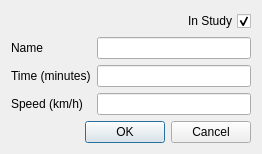
<?xml version="1.0" encoding="UTF-8"?>
<ui version="4.0">
 <class>TaxiwayDialog</class>
 <widget class="QDialog" name="TaxiwayDialog">
  <property name="geometry">
   <rect>
    <x>0</x>
    <y>0</y>
    <width>262</width>
    <height>153</height>
   </rect>
  </property>
  <property name="windowTitle">
   <string>Taxiway Editor</string>
  </property>
  <layout class="QFormLayout" name="formLayout">
   <item row="2" column="0">
    <widget class="QLabel" name="label">
     <property name="text">
      <string>Name</string>
     </property>
    </widget>
   </item>
   <item row="2" column="1">
    <widget class="QLineEdit" name="taxiway_id">
     <property name="toolTip">
      <string>Enter a unique name for your taxiway</string>
     </property>
    </widget>
   </item>
   <item row="3" column="0">
    <widget class="QLabel" name="label_2">
     <property name="text">
      <string>Time (minutes)</string>
     </property>
    </widget>
   </item>
   <item row="3" column="1">
    <widget class="QLineEdit" name="time">
     <property name="toolTip">
      <string>Enter a time in minutes that an aircraft takes to clear this taxiway</string>
     </property>
    </widget>
   </item>
   <item row="4" column="0">
    <widget class="QLabel" name="label_3">
     <property name="text">
      <string>Speed (km/h)</string>
     </property>
    </widget>
   </item>
   <item row="4" column="1">
    <widget class="QLineEdit" name="speed">
     <property name="toolTip">
      <string>Enter the speed that the aircraft travels on this taxiway</string>
     </property>
    </widget>
   </item>
   <item row="5" column="0" colspan="2">
    <widget class="QDialogButtonBox" name="buttonBox">
     <property name="orientation">
      <enum>Qt::Horizontal</enum>
     </property>
     <property name="standardButtons">
      <set>QDialogButtonBox::Cancel|QDialogButtonBox::Ok</set>
     </property>
    </widget>
   </item>
   <item row="1" column="1">
    <layout class="QHBoxLayout" name="horizontalLayout">
     <property name="topMargin">
      <number>0</number>
     </property>
     <item>
      <spacer name="horizontalSpacer">
       <property name="orientation">
        <enum>Qt::Horizontal</enum>
       </property>
       <property name="sizeHint" stdset="0">
        <size>
         <width>40</width>
         <height>20</height>
        </size>
       </property>
      </spacer>
     </item>
     <item>
      <widget class="QCheckBox" name="instudy">
       <property name="layoutDirection">
        <enum>Qt::RightToLeft</enum>
       </property>
       <property name="text">
        <string>In Study</string>
       </property>
       <property name="checked">
        <bool>true</bool>
       </property>
      </widget>
     </item>
    </layout>
   </item>
  </layout>
 </widget>
 <tabstops>
  <tabstop>taxiway_id</tabstop>
  <tabstop>time</tabstop>
  <tabstop>speed</tabstop>
  <tabstop>buttonBox</tabstop>
 </tabstops>
 <resources/>
 <connections>
  <connection>
   <sender>buttonBox</sender>
   <signal>accepted()</signal>
   <receiver>TaxiwayDialog</receiver>
   <slot>accept()</slot>
   <hints>
    <hint type="sourcelabel">
     <x>248</x>
     <y>254</y>
    </hint>
    <hint type="destinationlabel">
     <x>157</x>
     <y>274</y>
    </hint>
   </hints>
  </connection>
  <connection>
   <sender>buttonBox</sender>
   <signal>rejected()</signal>
   <receiver>TaxiwayDialog</receiver>
   <slot>reject()</slot>
   <hints>
    <hint type="sourcelabel">
     <x>316</x>
     <y>260</y>
    </hint>
    <hint type="destinationlabel">
     <x>286</x>
     <y>274</y>
    </hint>
   </hints>
  </connection>
 </connections>
</ui>
